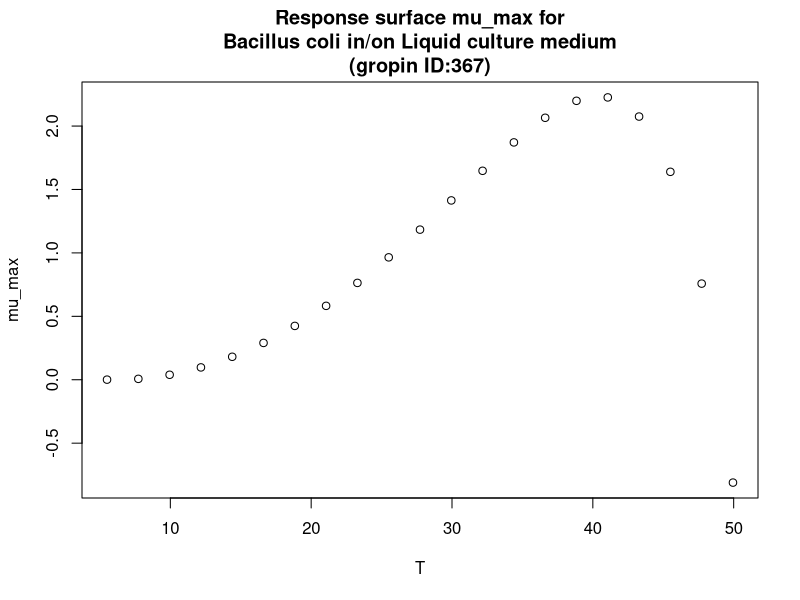

Write R code to recreate this figure.
#############################
# start of Parameter script
#############################
T <- seq(5.5055,49.95004995005,length.out=21)
#############################
# end of Parameter script
#############################
############################# 
# start of Model script Gropin ID 367 
#############################
 
# constant coefficients for this model
 
variables <- data.frame(T)
argumentsPar <- expand.grid(variables)
 
# heart of the model
response_surface <- function(T) {
   mumax <-((0.0514*(T-6.09))^2)*(1-exp(0.148*(T-48.95)))

return(mumax=mumax)
} 

# output parameters
mumax <- cbind(argumentsPar,response_surface(argumentsPar['T']))
colnames(mumax) <- c(colnames(argumentsPar),'mumax')
#############################
# End of Model script
#############################
############################# 
# start of Visualisation script Gropin ID 367 
#############################
plot(T,mumax$mumax,
                          xlab='T',
                          ylab='mu_max',main='Response surface mu_max for
Bacillus coli in/on Liquid culture medium
(gropin ID:367)')
#############################
# End of Visualisation script
#############################
